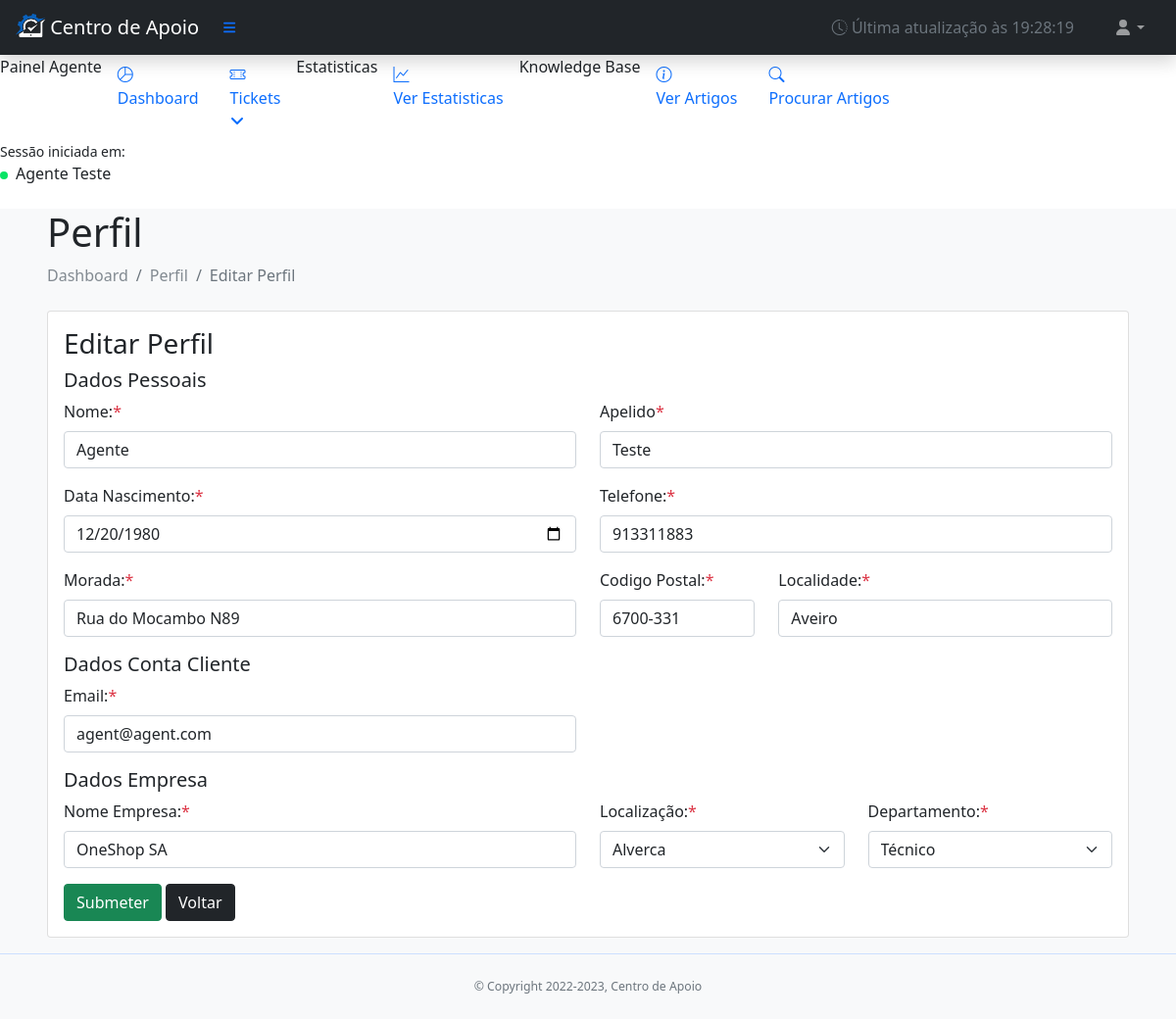
Screenshot of /root/global-panel/editar-perfil.php (signed in) with the database file from the repository.
### tables this page shows
CREATE TABLE `users` (
  `id` tinyint(4) NOT NULL,
  `email` varchar(50) NOT NULL,
  `password` varchar(250) NOT NULL,
  `role` tinyint(11) NOT NULL DEFAULT 0,
  `last_login` date NOT NULL,
  `nome` varchar(50) NOT NULL,
  `apelido` varchar(50) NOT NULL,
  `data_nascimento` date NOT NULL,
  `telefone` int(11) NOT NULL,
  `morada` tinytext NOT NULL,
  `cod_postal` varchar(11) NOT NULL,
  `cidade` varchar(30) NOT NULL,
  `nome_empresa` varchar(50) NOT NULL,
  `local_empresa` varchar(30) NOT NULL,
  `dep_empresa` varchar(30) NOT NULL
);

### root/global-panel/editar-perfil.php (the view, shortened to what this page needs)
<?php
include('../components/page-head.php');
?>
<?php
$db = new DB();
$dbconn = $db->conn;
$userid = $_SESSION['id'];
$sql = "SELECT * FROM users WHERE id = '$userid' LIMIT 1";
$result = mysqli_query($dbconn, $sql);
if ($result->num_rows > 0) {
    $row = $result->fetch_assoc();
    $nome = $row['nome'];
    $apelido = $row['apelido'];
    $data_nascimento = $row['data_nascimento'];
    $telefone = $row['telefone'];
    $morada = $row['morada'];
    $cod_postal = $row['cod_postal'];
    $cidade = $row['cidade'];
    $email = $row['email'];
    $nome_empresa = $row['nome_empresa'];
    $local_empresa = $row['local_empresa'];
    $dep_empresa = $row['dep_empresa'];
}
?>
<body class="sb-nav-fixed">
    <?php include('../global-panel/components/topnav-painel.php'); ?>
    <div id="layoutSidenav">
        <?php include('../global-panel/components/sidebar-painel.php'); ?>
        <div id="layoutSidenav_content" class="bg-light">
            <main>
                <div class="container-fluid px-5">
                    <?php
                    if (isset($_SESSION['role'])) {
                        if (isset($_SESSION['user_logged']) && $_SESSION['user_logged'] == true) {
                            echo '
                                <h1 class="mt-4">Perfil</h1>
                                <ol class="breadcrumb mb-4">
                                    <li class="breadcrumb-item"><a href="./user-panel/painel-cliente.php">Dashboard</a></li>
                                    <li class="breadcrumb-item"><a href="./global-panel/perfil.php">Perfil</a></li>
                                    <li class="breadcrumb-item active">Editar Perfil</li>
                                </ol>
                                ';
                        } elseif (isset($_SESSION['agent_logged']) && $_SESSION['agent_logged'] == true) {
                            echo '
                                <h1 class="mt-4">Perfil</h1>
                                <ol class="breadcrumb mb-4">
                                    <li class="breadcrumb-item"><a href="./agent-panel/painel-agente.php">Dashboard</a></li>
                                    <li class="breadcrumb-item"><a href="./global-panel/perfil.php">Perfil</a></li>
                                    <li class="breadcrumb-item active">Editar Perfil</li>
                                </ol>
                                ';
                        }
                    }
                    ?>
                    <form method="POST">
                        <div class="card mb-3">
                            <div class="card-body">
                                <div class="profile-input-field">
                                    <h3>Editar Perfil</h3>
                                    <form method="post" onSubmit="return validate();">
                                        <h5>Dados Pessoais</h5>
                                        <div class="row mb-3">
                                            <div class="col-lg-6 col-md-6 col-sm-12">
                                                <label for="nome" class="form-label">Nome:<span class="text-danger">*</span></label>
                                                <input type="text" class="form-control" id="nome" name="nome" value="<?php echo $nome; ?>" required>
                                            </div>
                                            <div class="col col-lg-6 col-md-6 col-sm-12">
                                                <label for="apelido" class="form-label">Apelido<span class="text-danger">*</span></label>
                                                <input type="text" class="form-control" id="apelido" name="apelido" value="<?php echo $apelido; ?>" required>
                                            </div>
                                        </div>
                                        <div class="row mb-3">
                                            <div class="col-lg-6 col-md-6 col-sm-12">
                                                <label for="data_nascimento" class="form-label">Data Nascimento:<span class="text-danger">*</span></label>
                                                <input type="date" class="form-control" id="data_nascimento" name="data_nascimento" value="<?php echo $data_nascimento; ?>" required>
                                            </div>
                                            <div class="col-lg-6 col-md-6 col-sm-12">
                                                <label for="telefone" class="form-label">Telefone:<span class="text-danger">*</span></label>
                                                <input type="text" class="form-control" id="telefone" name="telefone" pattern="[0-9]{9}" value="<?php echo $telefone; ?>" required>
                                            </div>
                                        </div>
                                        <div class="row mb-3">
                                            <div class="col-lg-6 col-md-6 col-sm-12">
                                                <label for="morada" class="form-label">Morada:<span class="text-danger">*</span></label>
                                                <input type="text" class="form-control" id="morada" name="morada" value="<?php echo $morada; ?>" required>
                                            </div>
                                            <div class="col-lg-2 col-md-2 col-sm-2">
                                                <label for="cod_postal" class="form-label">Codigo Postal:<span class="text-danger">*</span></label>
                                                <input type="text" class="form-control" id="cod_postal" name="cod_postal" value="<?php echo $cod_postal; ?>" required>
                                            </div>
                                            <div class="col-lg-4 col-md-4 col-sm-2">
                                                <label for="cidade" class="form-label">Localidade:<span class="text-danger">*</span></label>
                                                <input type="text" class="form-control" id="cidade" name="cidade" value="<?php echo $cidade; ?>" required>
                                            </div>
                                        </div>
                                        <h5>Dados Conta Cliente</h5>
                                        <div class="row mb-3">
                                            <div class="col-lg-6 col-md-6 col-sm-12">
                                                <label for="email" class="form-label">Email:<span class="text-danger">*</span></label>
                                                <input type="email" class="form-control" id="email" name="email" value="<?php echo $email; ?>" required>
                                            </div>
                                        </div>
                                        <h5>Dados Empresa</h5>
                                        <div class="row mb-3">
                                            <div class="col-lg-6 col-md-6 col-sm-12">
                                                <label for="nome_empresa" class="form-label">Nome Empresa:<span class="text-danger">*</span></label>
                                                <input type="text" class="form-control" id="nome_empresa" name="nome_empresa" value="<?php echo $nome_empresa; ?>" required>
                                            </div>
                                            <div class="col-lg-3 col-md-3 col-sm-12">
                                                <label for="local_empresa" class="form-label">Localização:<span class="text-danger">*</span></label>
                                                <select class="form-select" id="local_empresa" name="local_empresa" required>
                                                    <option selected value="<?php echo $local_empresa; ?>"><?php echo $local_empresa; ?></option>
                                                </select>
                                            </div>
                                            <div class="col-lg-3 col-md-3 col-sm-12">
                                                <label for="dep_empresa" class="form-label">Departamento:<span class="text-danger">*</span></label>
                                                <select class="form-select" id="dep_empresa" name="dep_empresa" required>
                                                    <option selected value="<?php echo $dep_empresa; ?>"><?php echo $dep_empresa; ?></option>
                                                </select>
                                            </div>
                                        </div>
                                        <div class="">
                                            <button class="btn btn-success" type="submit" name="submit">Submeter</button>
                                            <a href="./global-panel/perfil.php" target="_self" rel="noopener noreferrer" class="btn btn-dark">Voltar</a>
                                        </div>
                                    </form>
                                </div>
                            </div>
                        </div>
                    </form>
                </div>
            </main>
            <?php include('../components/panels/footer-panel.php'); ?>
        </div>
    </div>
</body>
</html>

### root/assets/css/app.css (style rules this page uses)
.breadcrumb { text-decoration: none; }
.breadcrumb-item > a { color: #828a91; text-decoration: none; }

### rows the page displays
users: nome "Agente", apelido "Teste", data_nascimento "12/20/1980", telefone "913311883", morada "Rua do Mocambo N89", cod_postal "6700-331", cidade "Aveiro", email "agent@agent.com", nome_empresa "OneShop SA", local_empresa "Alverca", dep_empresa "Técnico"

### other values shown
$_SESSION['nome'] "Agente"
$_SESSION['apelido'] "Teste"
